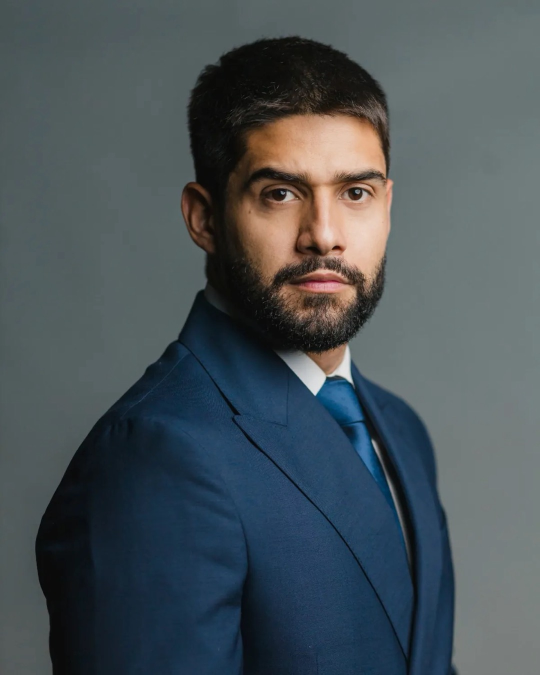
#> input picture plugins/editor-de-carrossel-mjc/skills/arte-do-carrossel/assets/exemplos/fotos/retrato-exemplo.jpg, 1080 x 1350 px (shown at 1/2 size)
$ python -i recortar.py   (imports and definitions only)
#> lines starting #> are read from the running program, lines starting #| are printed output that depends on the picture
"""Recorte da pessoa em qualquer sistema (Windows, Mac sem ferramentas da Apple, Linux).

Usa um modelo aberto de recorte de pessoas (u2net_human_seg, formato ONNX) rodando no processador.
O motor chama este recorte quando o do macOS (recortar.swift) não está disponível.
O modelo fica em <ferramentas>/modelos/u2net_human_seg.onnx (o instalador baixa) ou em MJ_RECORTE_MODELO.

Uso direto, para testar: python recortar.py <quadro.png> <mascara.png>
"""
import os, sys
import numpy as np
from PIL import Image, ImageFilter

MEDIA, DESVIO, LADO = (0.485, 0.456, 0.406), (0.229, 0.224, 0.225), 320


def caminho_modelo():
    if os.environ.get('MJ_RECORTE_MODELO'): return os.environ['MJ_RECORTE_MODELO']
    base = os.environ.get('MJ_FERRAMENTAS') or os.path.join(os.path.expanduser('~'), '.marketing-juridico', 'ferramentas')
    return os.path.join(base, 'modelos', 'u2net_human_seg.onnx')


class RecorteOnnx:
    def __init__(self, modelo=None):
        import onnxruntime as ort
        modelo = modelo or caminho_modelo()
        if not os.path.exists(modelo): raise FileNotFoundError(modelo)
        op = ort.SessionOptions(); op.log_severity_level = 3
        self.s = ort.InferenceSession(modelo, op, providers=['CPUExecutionProvider'])
        self.ent = self.s.get_inputs()[0].name

    def mascara(self, img):
        """devolve a máscara da pessoa (L, mesmo tamanho do quadro): branco é pessoa"""
        peq = np.asarray(img.convert('RGB').resize((LADO, LADO), Image.LANCZOS), dtype=np.float32)
        peq = peq / max(peq.max(), 1e-6)
        x = np.stack([(peq[..., c] - MEDIA[c]) / DESVIO[c] for c in range(3)])[None].astype(np.float32)
        m = self.s.run(None, {self.ent: x})[0][0, 0]
        m = (m - m.min()) / max(m.max() - m.min(), 1e-6)
        return Image.fromarray((m * 255).astype(np.uint8), 'L').resize(img.size, Image.LANCZOS).filter(ImageFilter.GaussianBlur(1.5))


# [2 lines not run here, left out]

>>> import cv2
>>> picture = cv2.imread('../../../../editor-de-carrossel-mjc/skills/arte-do-carrossel/assets/exemplos/fotos/retrato-exemplo.jpg', cv2.IMREAD_GRAYSCALE)
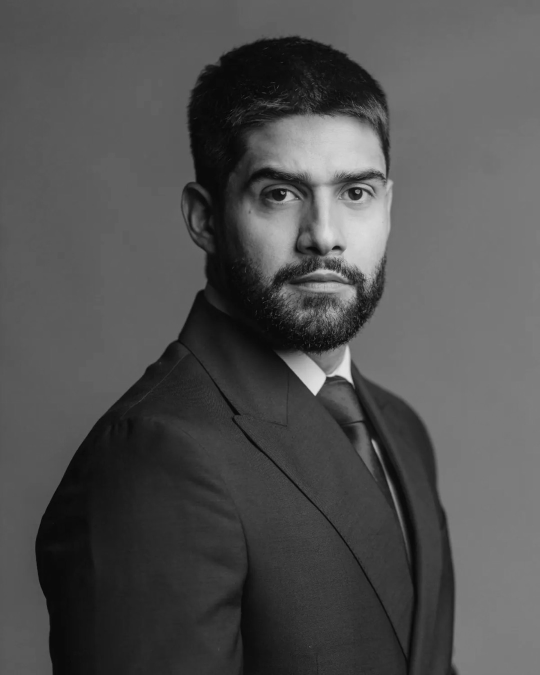
#> picture: shape (1350, 1080) (shown at 1/2 size); min 0, max 228, mean 80.4
#> (the run stopped early here; a loop or call above may not have finished)
